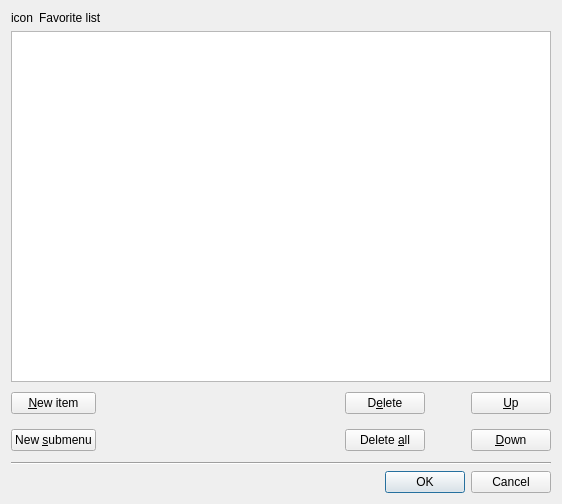
<ui version="4.0" >
 <class>Gui::Action::TFavoriteEditor</class>
 <widget class="QDialog" name="Gui::Action::TFavoriteEditor" >
  <property name="geometry" >
   <rect>
    <x>0</x>
    <y>0</y>
    <width>562</width>
    <height>504</height>
   </rect>
  </property>
  <layout class="QVBoxLayout" >
   <item>
    <layout class="QHBoxLayout" >
     <item>
      <widget class="QLabel" name="dialog_icon" >
       <property name="text" >
        <string>icon</string>
       </property>
       <property name="alignment" >
        <set>Qt::AlignLeading|Qt::AlignLeft|Qt::AlignTop</set>
       </property>
      </widget>
     </item>
     <item>
      <widget class="QLabel" name="title_label" >
       <property name="sizePolicy" >
        <sizepolicy vsizetype="Preferred" hsizetype="Expanding" >
         <horstretch>0</horstretch>
         <verstretch>0</verstretch>
        </sizepolicy>
       </property>
       <property name="text" >
        <string>Favorite list</string>
       </property>
       <property name="wordWrap" >
        <bool>true</bool>
       </property>
      </widget>
     </item>
    </layout>
   </item>
   <item>
    <widget class="QTableWidget" name="table" />
   </item>
   <item>
    <layout class="QGridLayout" >
     <item row="0" column="0" >
      <widget class="QPushButton" name="add_button" >
       <property name="text" >
        <string>&amp;New item</string>
       </property>
      </widget>
     </item>
     <item row="0" column="1" >
      <spacer>
       <property name="orientation" >
        <enum>Qt::Horizontal</enum>
       </property>
       <property name="sizeHint" >
        <size>
         <width>171</width>
         <height>31</height>
        </size>
       </property>
      </spacer>
     </item>
     <item row="0" column="2" >
      <widget class="QPushButton" name="delete_button" >
       <property name="text" >
        <string>D&amp;elete</string>
       </property>
      </widget>
     </item>
     <item row="0" column="4" >
      <widget class="QPushButton" name="up_button" >
       <property name="text" >
        <string>&amp;Up</string>
       </property>
      </widget>
     </item>
     <item row="1" column="0" >
      <widget class="QPushButton" name="add_submenu_button" >
       <property name="text" >
        <string>New &amp;submenu</string>
       </property>
      </widget>
     </item>
     <item row="1" column="1" >
      <spacer>
       <property name="orientation" >
        <enum>Qt::Horizontal</enum>
       </property>
       <property name="sizeHint" >
        <size>
         <width>171</width>
         <height>31</height>
        </size>
       </property>
      </spacer>
     </item>
     <item row="1" column="2" >
      <widget class="QPushButton" name="delete_all_button" >
       <property name="text" >
        <string>Delete &amp;all</string>
       </property>
      </widget>
     </item>
     <item row="1" column="4" >
      <widget class="QPushButton" name="down_button" >
       <property name="text" >
        <string>&amp;Down</string>
       </property>
      </widget>
     </item>
     <item row="0" column="3" >
      <spacer>
       <property name="orientation" >
        <enum>Qt::Horizontal</enum>
       </property>
       <property name="sizeType" >
        <enum>QSizePolicy::Fixed</enum>
       </property>
       <property name="sizeHint" >
        <size>
         <width>40</width>
         <height>20</height>
        </size>
       </property>
      </spacer>
     </item>
     <item row="1" column="3" >
      <spacer>
       <property name="orientation" >
        <enum>Qt::Horizontal</enum>
       </property>
       <property name="sizeType" >
        <enum>QSizePolicy::Fixed</enum>
       </property>
       <property name="sizeHint" >
        <size>
         <width>40</width>
         <height>20</height>
        </size>
       </property>
      </spacer>
     </item>
    </layout>
   </item>
   <item>
    <widget class="Line" name="line" >
     <property name="orientation" >
      <enum>Qt::Horizontal</enum>
     </property>
    </widget>
   </item>
   <item>
    <widget class="QDialogButtonBox" name="buttonBox" >
     <property name="orientation" >
      <enum>Qt::Horizontal</enum>
     </property>
     <property name="standardButtons" >
      <set>QDialogButtonBox::Cancel|QDialogButtonBox::NoButton|QDialogButtonBox::Ok</set>
     </property>
    </widget>
   </item>
  </layout>
 </widget>
 <tabstops>
  <tabstop>table</tabstop>
  <tabstop>add_button</tabstop>
  <tabstop>delete_button</tabstop>
  <tabstop>delete_all_button</tabstop>
  <tabstop>up_button</tabstop>
  <tabstop>down_button</tabstop>
  <tabstop>buttonBox</tabstop>
 </tabstops>
 <resources/>
 <connections>
  <connection>
   <sender>buttonBox</sender>
   <signal>accepted()</signal>
   <receiver>Gui::Action::TFavoriteEditor</receiver>
   <slot>accept()</slot>
   <hints>
    <hint type="sourcelabel" >
     <x>248</x>
     <y>254</y>
    </hint>
    <hint type="destinationlabel" >
     <x>157</x>
     <y>274</y>
    </hint>
   </hints>
  </connection>
  <connection>
   <sender>buttonBox</sender>
   <signal>rejected()</signal>
   <receiver>Gui::Action::TFavoriteEditor</receiver>
   <slot>reject()</slot>
   <hints>
    <hint type="sourcelabel" >
     <x>316</x>
     <y>260</y>
    </hint>
    <hint type="destinationlabel" >
     <x>286</x>
     <y>274</y>
    </hint>
   </hints>
  </connection>
 </connections>
</ui>
